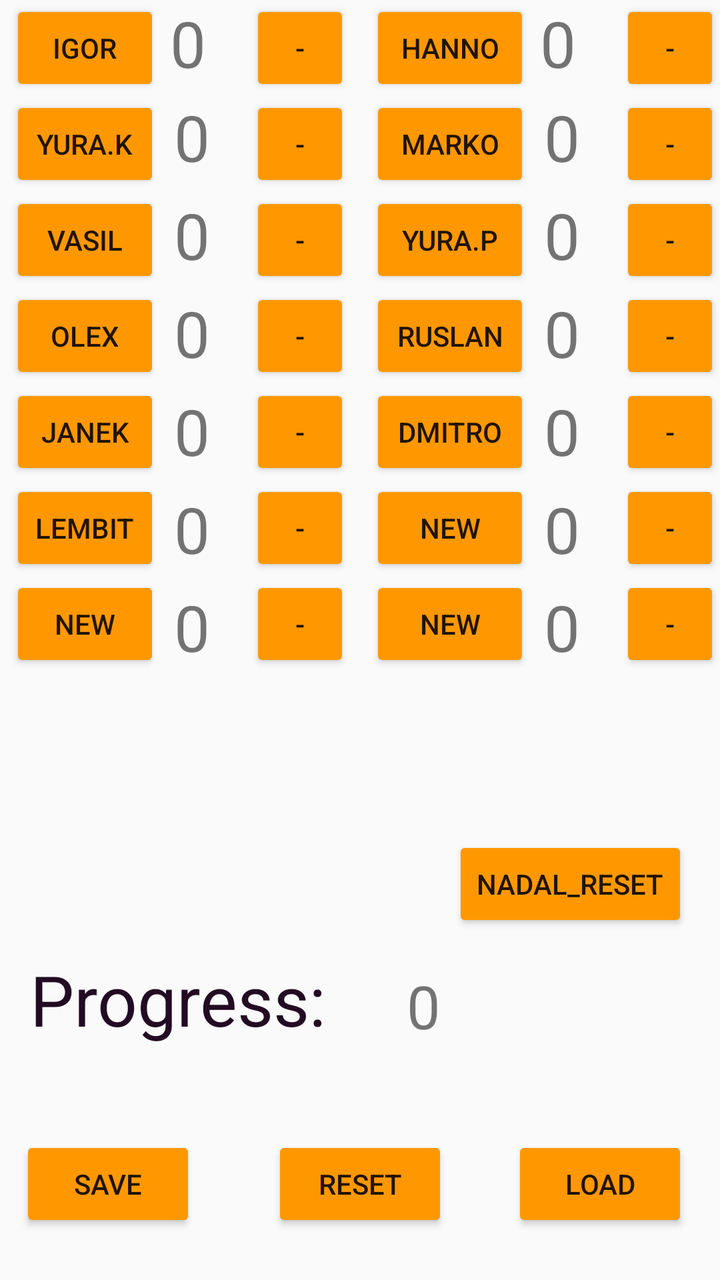
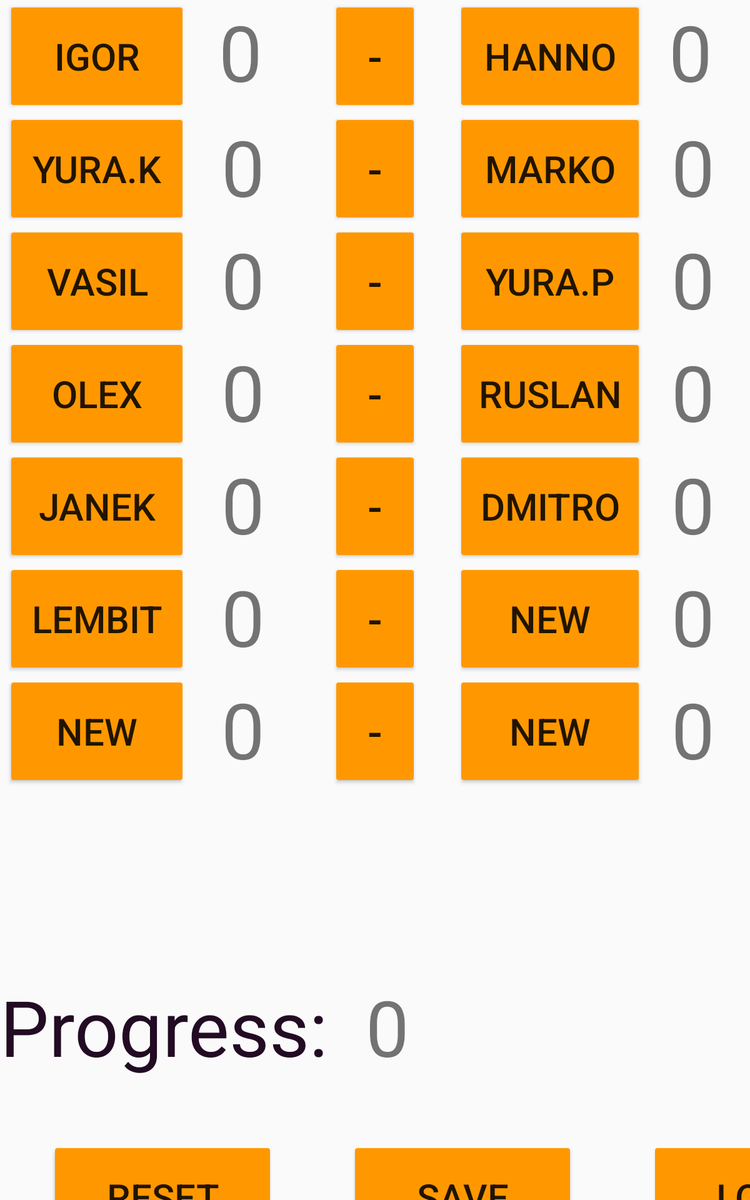

One screen, two layout resources from the same app: the default and the author's alternative for another configuration. Each is rendered where Android would select it; the XML of both is given below.
<!-- AndroidManifest.xml: application theme AppTheme -->
<!-- res/layout/activity_main.xml -->
<?xml version="1.0" encoding="utf-8"?>
<RelativeLayout xmlns:android="http://schemas.android.com/apk/res/android"
    xmlns:tools="http://schemas.android.com/tools"
    android:id="@+id/Rev"
    android:layout_width="match_parent"
    android:layout_height="match_parent"
    tools:context=".MainActivity">

    <LinearLayout
        android:id="@+id/Liner1"
        android:layout_width="80dp"
        android:layout_height="wrap_content"
        android:orientation="vertical">

        <Button
            android:id="@+id/btnIgor1"
            android:layout_width="match_parent"
            android:layout_height="wrap_content"
            android:layout_marginLeft="5dp"
            android:text="@string/Igor" />

        <Button
            android:id="@+id/btnYurak1"
            android:layout_width="match_parent"
            android:layout_height="wrap_content"
            android:layout_marginLeft="5dp"
            android:text="@string/Yurak" />

        <Button
            android:id="@+id/btnVasil1"
            android:layout_width="match_parent"
            android:layout_height="wrap_content"
            android:layout_marginLeft="5dp"
            android:text="@string/Vasil" />

        <Button
            android:id="@+id/btnOlex1"
            android:layout_width="match_parent"
            android:layout_height="wrap_content"
            android:layout_marginLeft="5dp"
            android:text="Olex" />

        <Button
            android:id="@+id/btnJanek1"
            android:layout_width="match_parent"
            android:layout_height="wrap_content"
            android:layout_marginLeft="5dp"
            android:text="@string/Janek" />

        <Button
            android:id="@+id/btnLembit1"
            android:layout_width="match_parent"
            android:layout_height="wrap_content"
            android:layout_marginLeft="5dp"
            android:text="Lembit" />

        <Button
            android:id="@+id/btnNew0_2"
            android:layout_width="match_parent"
            android:layout_height="wrap_content"
            android:layout_marginLeft="5dp"
            android:text="@string/New" />
    </LinearLayout>

    <LinearLayout
        android:id="@+id/Linernum1"
        android:layout_width="wrap_content"
        android:layout_height="wrap_content"
        android:layout_marginLeft="5dp"
        android:layout_toRightOf="@id/Liner1"
        android:orientation="vertical">

        <TextView
            android:id="@+id/txIgor1"
            android:layout_width="wrap_content"
            android:layout_height="wrap_content"
            android:text="0"
            android:textSize="32dp" />

        <TextView
            android:id="@+id/txYurak1"
            android:layout_width="wrap_content"
            android:layout_height="wrap_content"
            android:padding="2dp"
            android:layout_marginTop="2dp"
            android:text="0"
            android:textSize="32dp" />

        <TextView
            android:id="@+id/txVasil1"
            android:layout_width="wrap_content"
            android:layout_height="wrap_content"
            android:padding="2dp"
            android:layout_marginTop="2dp"
            android:text="0"
            android:textSize="32dp" />

        <TextView
            android:id="@+id/txOlex1"
            android:layout_width="wrap_content"
            android:layout_height="wrap_content"
            android:padding="2dp"
            android:layout_marginTop="2dp"
            android:text="0"
            android:textSize="32dp" />

        <TextView
            android:id="@+id/txJanek1"
            android:layout_width="wrap_content"
            android:layout_height="wrap_content"
            android:padding="2dp"
            android:layout_marginTop="2dp"
            android:text="0"
            android:textSize="32dp" />

        <TextView
            android:id="@+id/txLembit1"
            android:layout_width="wrap_content"
            android:layout_height="wrap_content"
            android:padding="2dp"
            android:layout_marginTop="2dp"
            android:text="0"
            android:textSize="32dp" />

        <TextView
            android:id="@+id/txNew0_2"
            android:layout_width="wrap_content"
            android:layout_height="wrap_content"
            android:padding="2dp"
            android:layout_marginTop="2dp"
            android:text="0"
            android:textSize="32dp" />

    </LinearLayout>

    <LinearLayout
        android:layout_width="wrap_content"
        android:layout_height="wrap_content"
        android:layout_marginLeft="45dp"
        android:layout_toRightOf="@id/Liner1"
        android:orientation="vertical">

        <Button
            android:id="@+id/Igormin"
            android:layout_width="50dp"
            android:layout_height="wrap_content"
            android:text="-" />

        <Button
            android:id="@+id/Yurakmin"
            android:layout_width="50dp"
            android:layout_height="wrap_content"
            android:text="-" />

        <Button
            android:id="@+id/Vasilmin"
            android:layout_width="50dp"
            android:layout_height="wrap_content"
            android:text="-" />

        <Button
            android:id="@+id/Olexmin"
            android:layout_width="50dp"
            android:layout_height="wrap_content"
            android:text="-" />

        <Button
            android:id="@+id/Janekmin"
            android:layout_width="50dp"
            android:layout_height="wrap_content"
            android:text="-" />

        <Button
            android:id="@+id/Lembitmin"
            android:layout_width="50dp"
            android:layout_height="wrap_content"
            android:text="-" />

        <Button
            android:id="@+id/Newmin0_2"
            android:layout_width="50dp"
            android:layout_height="wrap_content"
            android:text="-" />
    </LinearLayout>
    
    <LinearLayout
        android:id="@+id/Liner2"
        android:layout_width="80dp"
        android:layout_height="wrap_content"
        android:layout_marginLeft="185dp"
        android:orientation="vertical">

        <Button
            android:id="@+id/btnHanno1"
            android:layout_width="match_parent"
            android:layout_height="wrap_content"
            android:text="@string/Hanno" />

        <Button
            android:id="@+id/btnMarko1"
            android:layout_width="match_parent"
            android:layout_height="wrap_content"
            android:text="@string/Marko" />

        <Button
            android:id="@+id/btnYuro1"
            android:layout_width="match_parent"
            android:layout_height="wrap_content"
            android:text="@string/YuraP" />

        <Button
            android:id="@+id/btnRuslan1"
            android:layout_width="match_parent"
            android:layout_height="wrap_content"
            android:text="@string/Ruslan" />

        <Button
            android:id="@+id/btnDmitro1"
            android:layout_width="match_parent"
            android:layout_height="wrap_content"
            android:text="@string/Dmitro" />

        <Button
            android:id="@+id/btnNew1"
            android:layout_width="match_parent"
            android:layout_height="wrap_content"
            android:text="@string/New" />

        <Button
            android:id="@+id/btnNew0_3"
            android:layout_width="match_parent"
            android:layout_height="wrap_content"
            android:text="@string/New" />
    </LinearLayout>

    <LinearLayout
        android:layout_width="wrap_content"
        android:layout_height="wrap_content"
        android:layout_marginLeft="5dp"
        android:layout_toRightOf="@id/Liner2"
        android:orientation="vertical">

        <TextView
            android:id="@+id/txHanno1"
            android:layout_width="wrap_content"
            android:layout_height="wrap_content"
            android:text="0"
            android:textSize="32dp" />

        <TextView
            android:id="@+id/txMarko1"
            android:layout_width="wrap_content"
            android:layout_height="wrap_content"
            android:padding="2dp"
            android:layout_marginTop="2dp"
            android:text="0"
            android:textSize="32dp" />

        <TextView
            android:id="@+id/txYuro1"
            android:layout_width="wrap_content"
            android:layout_height="wrap_content"
            android:padding="2dp"
            android:layout_marginTop="2dp"
            android:text="0"
            android:textSize="32dp" />

        <TextView
            android:id="@+id/txRuslan1"
            android:layout_width="wrap_content"
            android:layout_height="wrap_content"
            android:padding="2dp"
            android:layout_marginTop="2dp"
            android:text="0"
            android:textSize="32dp" />

        <TextView
            android:id="@+id/txDmitro1"
            android:layout_width="wrap_content"
            android:layout_height="wrap_content"
            android:padding="2dp"
            android:layout_marginTop="2dp"
            android:text="0"
            android:textSize="32dp" />

        <TextView
            android:id="@+id/txName1"
            android:layout_width="wrap_content"
            android:layout_height="wrap_content"
            android:padding="2dp"
            android:layout_marginTop="2dp"
            android:text="0"
            android:textSize="32dp" />
        <TextView
            android:id="@+id/txNew0_3"
            android:layout_width="wrap_content"
            android:layout_height="wrap_content"
            android:padding="2dp"
            android:layout_marginTop="2dp"
            android:text="0"
            android:textSize="32dp" />

    </LinearLayout>

    <LinearLayout
        android:layout_width="wrap_content"
        android:layout_height="wrap_content"
        android:layout_marginLeft="45dp"
        android:layout_toRightOf="@id/Liner2"
        android:orientation="vertical">

        <Button
            android:id="@+id/Hannomin"
            android:layout_width="50dp"
            android:layout_height="wrap_content"
            android:text="-" />

        <Button
            android:id="@+id/Markomin"
            android:layout_width="50dp"
            android:layout_height="wrap_content"
            android:text="-" />

        <Button
            android:id="@+id/YuroPmin"
            android:layout_width="50dp"
            android:layout_height="wrap_content"
            android:text="-" />

        <Button
            android:id="@+id/Ruslanmin"
            android:layout_width="50dp"
            android:layout_height="wrap_content"
            android:text="-" />

        <Button
            android:id="@+id/Dmitromin"
            android:layout_width="50dp"
            android:layout_height="wrap_content"
            android:text="-" />

        <Button
            android:id="@+id/Newmin"
            android:layout_width="50dp"
            android:layout_height="wrap_content"
            android:text="-" />
        <Button
            android:id="@+id/Newmin0_3"
            android:layout_width="50dp"
            android:layout_height="wrap_content"
            android:text="-" />
    </LinearLayout>
    
    <TextView
        android:id="@+id/Progress"
        android:layout_width="wrap_content"
        android:layout_height="wrap_content"
        android:layout_alignParentBottom="true"
        android:layout_marginLeft="15dp"
        android:layout_marginBottom="117dp"
        android:text="Progress:"
        android:textColor="@color/colorprogres"
        android:textSize="35dp" />

    <TextView
        android:id="@+id/progNum1"
        android:layout_width="wrap_content"
        android:layout_height="wrap_content"
        android:layout_alignParentBottom="true"
        android:layout_marginLeft="40dp"
        android:layout_marginBottom="117dp"
        android:layout_toRightOf="@+id/Progress"
        android:text="0"
        android:textSize="30dp" />

    <Button
        android:id="@+id/btn_Reset"
        android:layout_width="wrap_content"
        android:layout_height="wrap_content"
        android:layout_alignParentBottom="true"
        android:layout_centerInParent="true"
        android:layout_marginBottom="24dp"
        android:text="Reset" />

    <Button
        android:id="@+id/btnSave"
        android:layout_width="wrap_content"
        android:layout_height="wrap_content"
        android:layout_alignParentLeft="true"
        android:layout_alignParentBottom="true"
        android:layout_marginLeft="10dp"
        android:layout_marginBottom="24dp"
        android:text="Save" />

    <Button
        android:id="@+id/btnLoad"
        android:layout_width="wrap_content"
        android:layout_height="wrap_content"
        android:layout_alignParentRight="true"
        android:layout_alignParentBottom="true"
        android:layout_marginRight="16dp"
        android:layout_marginBottom="24dp"
        android:text="load" />
    <Button
        android:id="@+id/btnNadalReset"
        android:layout_width="wrap_content"
        android:layout_height="wrap_content"
        android:layout_alignParentRight="true"
        android:layout_alignParentBottom="true"
        android:layout_marginRight="16dp"
        android:layout_marginBottom="174dp"
        android:text="Nadal_Reset" />


</RelativeLayout>
<!-- resources referenced by this layout -->
<resources>
  <color name="colorprogres">#220b23</color>
  <string name="Dmitro">Dmitro</string>
  <string name="Hanno">Hanno</string>
  <string name="Igor">Igor</string>
  <string name="Janek">Janek</string>
  <string name="Marko">Marko</string>
  <string name="New">New</string>
  <string name="Ruslan">Ruslan</string>
  <string name="Vasil">Vasil</string>
  <string name="YuraP">Yura.P</string>
  <string name="Yurak">Yura.k</string>
  <style name="AppTheme" parent="Theme.AppCompat.Light">
          
          <item name="colorPrimary">#FF9800</item>
          
          <item name="colorButtonNormal">#FF9800</item>
      </style>
</resources>
<!-- res/layout-large/activity_main.xml (the author's variant of the layout above) -->
<!-- drawn on a 7-inch tablet held upright -->
<?xml version="1.0" encoding="utf-8"?>
<LinearLayout xmlns:android="http://schemas.android.com/apk/res/android"
    android:id="@+id/Rev"
    android:layout_width="match_parent"
    android:layout_height="match_parent"
    android:orientation="vertical">
    <LinearLayout
        android:layout_width="match_parent"
        android:layout_height="wrap_content"
        android:orientation="horizontal">

    <LinearLayout
        android:id="@+id/Liner1"
        android:layout_width="@dimen/width_min"
        android:layout_height="wrap_content"
        android:orientation="vertical">

        <Button
            android:id="@+id/btnIgor1"
            android:layout_width="match_parent"
            android:layout_height="@dimen/height_max"
            android:layout_marginLeft="5dp"
            android:textSize="30dp"
            android:text="@string/Igor" />

        <Button
            android:id="@+id/btnYurak1"
            android:layout_width="match_parent"
            android:layout_height="@dimen/height_max"
            android:layout_marginLeft="5dp"
            android:textSize="30dp"
            android:text="@string/Yurak" />

        <Button
            android:id="@+id/btnVasil1"
            android:layout_width="match_parent"
            android:layout_height="@dimen/height_max"
            android:layout_marginLeft="5dp"
            android:textSize="30dp"
            android:text="@string/Vasil" />

        <Button
            android:id="@+id/btnOlex1"
            android:layout_width="match_parent"
            android:layout_height="@dimen/height_max"
            android:layout_marginLeft="5dp"
            android:textSize="30dp"
            android:text="Olex" />

        <Button
            android:id="@+id/btnJanek1"
            android:layout_width="match_parent"
            android:layout_height="@dimen/height_max"
            android:layout_marginLeft="5dp"
            android:textSize="30dp"
            android:text="@string/Janek" />

        <Button
            android:id="@+id/btnLembit1"
            android:layout_width="match_parent"
            android:layout_height="@dimen/height_max"
            android:layout_marginLeft="5dp"
            android:textSize="30dp"
            android:text="Lembit" />

        <Button
            android:id="@+id/btnNew0_2"
            android:layout_width="match_parent"
            android:layout_height="@dimen/height_max"
            android:layout_marginLeft="5dp"
            android:textSize="30dp"
            android:text="@string/New" />
    </LinearLayout>

    <LinearLayout
        android:id="@+id/Linernum1"
        android:layout_width="70dp"
        android:layout_height="wrap_content"
        android:layout_marginLeft="25dp"
        android:layout_toRightOf="@id/Liner1"
        android:orientation="vertical">

        <TextView
            android:id="@+id/txIgor1"
            android:layout_width="wrap_content"
            android:layout_height="@dimen/height_max"
            android:text="0"
            android:textSize="62dp" />

        <TextView
            android:id="@+id/txYurak1"
            android:layout_width="wrap_content"
            android:layout_height="@dimen/height_max"
            android:padding="2dp"
            android:text="0"
            android:textSize="62dp" />

        <TextView
            android:id="@+id/txVasil1"
            android:layout_width="wrap_content"
            android:layout_height="@dimen/height_max"
            android:padding="2dp"
            android:text="0"
            android:textSize="62dp" />

        <TextView
            android:id="@+id/txOlex1"
            android:layout_width="wrap_content"
            android:layout_height="@dimen/height_max"
            android:padding="2dp"
            android:text="0"
            android:textSize="62dp" />

        <TextView
            android:id="@+id/txJanek1"
            android:layout_width="wrap_content"
            android:layout_height="@dimen/height_max"
            android:padding="2dp"
            android:text="0"
            android:textSize="62dp" />

        <TextView
            android:id="@+id/txLembit1"
            android:layout_width="wrap_content"
            android:layout_height="@dimen/height_max"
            android:padding="2dp"
            android:text="0"
            android:textSize="62dp" />

        <TextView
            android:id="@+id/txNew0_2"
            android:layout_width="wrap_content"
            android:layout_height="@dimen/height_max"
            android:padding="2dp"
            android:text="0"
            android:textSize="62dp" />

    </LinearLayout>

    <LinearLayout
        android:id="@+id/linermin"
        android:layout_width="wrap_content"
        android:layout_height="wrap_content"
        android:layout_marginLeft="20dp"
        android:layout_toRightOf="@id/Linernum1"
        android:orientation="vertical">

        <Button
            android:id="@+id/Igormin"
            android:layout_width="70dp"
            android:layout_height="@dimen/height_max"
            android:textSize="35dp"
            android:text="-" />

        <Button
            android:id="@+id/Yurakmin"
            android:layout_width="70dp"
            android:layout_height="@dimen/height_max"
            android:textSize="35dp"
            android:text="-" />

        <Button
            android:id="@+id/Vasilmin"
            android:layout_width="70dp"
            android:layout_height="@dimen/height_max"
            android:textSize="35dp"
            android:text="-" />

        <Button
            android:id="@+id/Olexmin"
            android:layout_width="70dp"
            android:layout_height="@dimen/height_max"
            android:textSize="35dp"
            android:text="-" />

        <Button
            android:id="@+id/Janekmin"
            android:layout_width="70dp"
            android:layout_height="@dimen/height_max"
            android:textSize="35dp"
            android:text="-" />

        <Button
            android:id="@+id/Lembitmin"
            android:layout_width="70dp"
            android:layout_height="@dimen/height_max"
            android:textSize="35dp"
            android:text="-" />

        <Button
            android:id="@+id/Newmin0_2"
            android:layout_width="70dp"
            android:layout_height="@dimen/height_max"
            android:textSize="35dp"
            android:text="-" />
    </LinearLayout>
    
    <LinearLayout
        android:id="@+id/Liner2"
        android:layout_width="@dimen/width_min"
        android:layout_height="wrap_content"
        android:layout_marginLeft="30dp"
        android:layout_toRightOf="@+id/linermin"
        android:orientation="vertical">

        <Button
            android:id="@+id/btnHanno1"
            android:layout_width="match_parent"
            android:layout_height="@dimen/height_max"
            android:textSize="30dp"
            android:text="@string/Hanno" />

        <Button
            android:id="@+id/btnMarko1"
            android:layout_width="match_parent"
            android:layout_height="@dimen/height_max"
            android:textSize="30dp"
            android:text="@string/Marko" />

        <Button
            android:id="@+id/btnYuro1"
            android:layout_width="match_parent"
            android:layout_height="@dimen/height_max"
            android:textSize="30dp"
            android:text="@string/YuraP" />

        <Button
            android:id="@+id/btnRuslan1"
            android:layout_width="match_parent"
            android:layout_height="@dimen/height_max"
            android:textSize="30dp"
            android:text="@string/Ruslan" />

        <Button
            android:id="@+id/btnDmitro1"
            android:layout_width="match_parent"
            android:layout_height="@dimen/height_max"
            android:textSize="30dp"
            android:text="@string/Dmitro" />

        <Button
            android:id="@+id/btnNew1"
            android:layout_width="match_parent"
            android:layout_height="@dimen/height_max"
            android:textSize="30dp"
            android:text="@string/New" />

        <Button
            android:id="@+id/btnNew0_3"
            android:layout_width="match_parent"
            android:layout_height="@dimen/height_max"
            android:textSize="30dp"
            android:text="@string/New" />
    </LinearLayout>

    <LinearLayout
        android:id="@+id/linremin2"
        android:layout_width="70dp"
        android:layout_height="wrap_content"
        android:layout_marginLeft="20dp"
        android:layout_toRightOf="@id/Liner2"
        android:orientation="vertical">

        <TextView
            android:id="@+id/txHanno1"
            android:layout_width="wrap_content"
            android:layout_height="@dimen/height_max"
            android:text="0"
            android:textSize="62dp" />

        <TextView
            android:id="@+id/txMarko1"
            android:layout_width="wrap_content"
            android:layout_height="@dimen/height_max"
            android:padding="2dp"
            android:text="0"
            android:textSize="62dp" />

        <TextView
            android:id="@+id/txYuro1"
            android:layout_width="wrap_content"
            android:layout_height="@dimen/height_max"
            android:padding="2dp"
            android:text="0"
            android:textSize="62dp" />

        <TextView
            android:id="@+id/txRuslan1"
            android:layout_width="wrap_content"
            android:layout_height="@dimen/height_max"
            android:padding="2dp"
            android:text="0"
            android:textSize="62dp" />

        <TextView
            android:id="@+id/txDmitro1"
            android:layout_width="wrap_content"
            android:layout_height="@dimen/height_max"
            android:padding="2dp"
            android:text="0"
            android:textSize="62dp" />

        <TextView
            android:id="@+id/txName1"
            android:layout_width="wrap_content"
            android:layout_height="@dimen/height_max"
            android:padding="2dp"
            android:text="0"
            android:textSize="62dp" />
        <TextView
            android:id="@+id/txNew0_3"
            android:layout_width="wrap_content"
            android:layout_height="@dimen/height_max"
            android:padding="2dp"
            android:text="0"
            android:textSize="62dp" />

    </LinearLayout>

    <LinearLayout
        android:layout_width="wrap_content"
        android:layout_height="wrap_content"
        android:layout_marginLeft="10dp"
        android:layout_toRightOf="@id/linremin2"
        android:orientation="vertical">

        <Button
            android:id="@+id/Hannomin"
            android:layout_width="70dp"
            android:layout_height="@dimen/height_max"
            android:textSize="35dp"
            android:text="-" />

        <Button
            android:id="@+id/Markomin"
            android:layout_width="70dp"
            android:layout_height="@dimen/height_max"
            android:textSize="35dp"
            android:text="-" />

        <Button
            android:id="@+id/YuroPmin"
            android:layout_width="70dp"
            android:layout_height="@dimen/height_max"
            android:textSize="35dp"
            android:text="-" />

        <Button
            android:id="@+id/Ruslanmin"
            android:layout_width="70dp"
            android:layout_height="@dimen/height_max"
            android:textSize="35dp"
            android:text="-" />

        <Button
            android:id="@+id/Dmitromin"
            android:layout_width="70dp"
            android:layout_height="@dimen/height_max"
            android:textSize="35dp"
            android:text="-" />

        <Button
            android:id="@+id/Newmin"
            android:layout_width="70dp"
            android:layout_height="@dimen/height_max"
            android:textSize="35dp"
            android:text="-" />
        <Button
            android:id="@+id/Newmin0_3"
            android:layout_width="70dp"
            android:layout_height="@dimen/height_max"
            android:textSize="35dp"
            android:text="-" />
    </LinearLayout>
    </LinearLayout>
    
    <LinearLayout
        android:layout_width="match_parent"
        android:layout_height="wrap_content"
        android:orientation="horizontal">
    <TextView
        android:id="@+id/Progress"
        android:layout_width="wrap_content"
        android:layout_height="wrap_content"
        android:layout_marginTop="150dp"
        android:layout_marginBottom="50dp"
        android:text="Progress:"
        android:textColor="@color/colorprogres"
        android:textSize="62dp" />

    <TextView
        android:id="@+id/progNum1"
        android:layout_width="wrap_content"
        android:layout_height="wrap_content"
        android:layout_marginTop="150dp"
        android:layout_marginLeft="30dp"
        android:layout_marginBottom="50dp"
        android:text="0"
        android:textSize="62dp" />

        <Button
            android:id="@+id/btnNadalReset"
            android:layout_width="wrap_content"
            android:layout_height="wrap_content"
            android:visibility="gone"
            android:text="Reset" />
    </LinearLayout>
    <LinearLayout
        android:layout_width="match_parent"
        android:layout_height="match_parent"
        android:orientation="horizontal">
        <Button
            android:id="@+id/btn_Reset"
            android:layout_width="@dimen/width_max"
            android:layout_height="@dimen/height_max"
            android:layout_marginLeft="40dp"
            android:layout_marginBottom="24dp"
            android:textSize="30dp"
            android:text="Reset" />

        <Button
            android:id="@+id/btnSave"
            android:layout_width="@dimen/width_max"
            android:layout_height="@dimen/height_max"
            android:layout_marginLeft="60dp"
            android:layout_marginBottom="24dp"
            android:textSize="30dp"
            android:text="Save" />

        <Button
            android:id="@+id/btnLoad"
            android:layout_width="@dimen/width_max"
            android:layout_height="@dimen/height_max"
            android:layout_marginLeft="60dp"
            android:layout_marginBottom="24dp"
            android:textSize="30dp"
            android:text="load" />
    </LinearLayout>


</LinearLayout>
<!-- resources referenced by the variant -->
<!-- as a 7-inch tablet held upright resolves them -->
<resources>
  <color name="colorprogres">#220b23</color>
  <dimen name="height_max">90dp</dimen>
  
      //для layout activity_out_view
  <dimen name="width_max">180dp</dimen>
  <dimen name="width_min">150dp</dimen>
  <string name="Dmitro">Dmitro</string>
  <string name="Hanno">Hanno</string>
  <string name="Igor">Igor</string>
  <string name="Janek">Janek</string>
  <string name="Marko">Marko</string>
  <string name="New">New</string>
  <string name="Ruslan">Ruslan</string>
  <string name="Vasil">Vasil</string>
  <string name="YuraP">Yura.P</string>
  <string name="Yurak">Yura.k</string>
  <style name="AppTheme" parent="Theme.AppCompat.Light">
          
          <item name="colorPrimary">#FF9800</item>
          
          <item name="colorButtonNormal">#FF9800</item>
      </style>
</resources>
